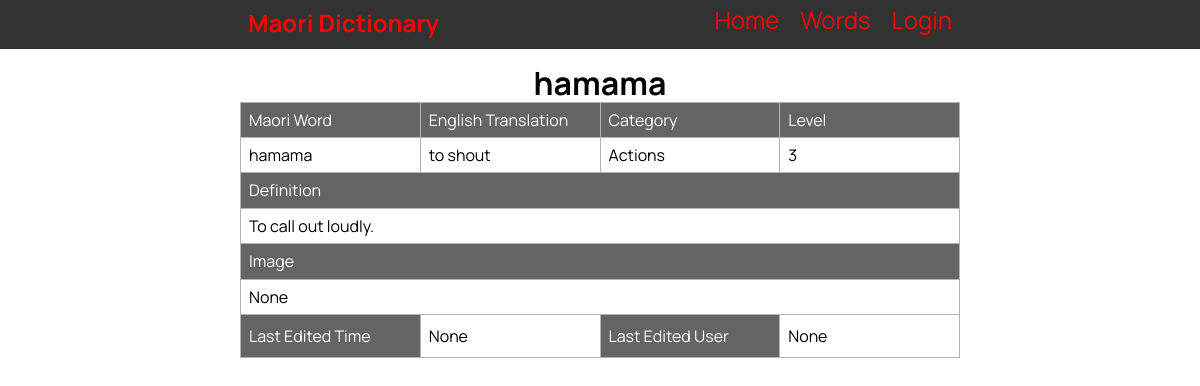
Screenshot of /individual_word/1 with the database file from the repository.
### tables this page shows
CREATE TABLE "vocab_list"
(
    id                  integer
        constraint vocab_list_pk
            primary key autoincrement,
    maori_word          varchar(30),
    english_translation varchar(30),
    category            varchar(30),
    definition          varchar(100),
    level               integer,
    last_edited_time    date,
    last_edited_user    varchar(60)
, image_link varchar(30));

### app.py (the view)
@app.route('/individual_word/<word_id>')
def render_individual_word(word_id):
    con = create_connection(DATABASE)
    query = "SELECT * FROM vocab_list WHERE id = ?"
    cur = con.cursor()
    cur.execute(query, (word_id, ))
    word_info = cur.fetchall()
    con.close()
    return render_template('word_detail.html', logged_in=is_logged_in(), admin=is_admin(), word_information=word_info)

### app.py (called while the page is built)
def create_connection(db_file):
    try:
        connection = sqlite3.connect(db_file)
        return connection
    except Error as e:
        print(e)
    return None

def is_logged_in():
    if session.get('email') is None:
        return False
    else:
        return True

def is_admin():
    if is_logged_in():
        if session.get('role') == "Teacher" or session.get('role') == "Admin":
            return True
        else:
            return False
    else:
        return False

### templates/word_detail.html (shortened to what this page needs)
{% extends "base.html" %}
{% block pageheading %}{{ word_information[0][1] }}{% endblock %}
{% block main %}
<table id="wordinfomation">
    <tr class="header">
        <td style="width:25%">Maori Word</td>
        <td style="width:25%">English Translation</td>
        <td style="width:25%">Category</td>
        <td style="width:25%">Level</td>
    </tr>
    <tr>
        <td>{{ word_information[0][1] }}</td>
        <td>{{ word_information[0][2] }}</td>
        <td>{{ word_information[0][3] }}</td>
        <td>{{ word_information[0][5] }}</td>
    </tr>
    <tr class="header">
        <td colspan="4">Definition</td>
    </tr>
    <tr>
        <td colspan="4">{{ word_information[0][4] }}</td>
    </tr>
    <tr class="header">
        <td colspan="4">Image</td>
    </tr>
    <tr>
        <td colspan="4">{{ word_information[0][6] }}</td>
    </tr>
    <tr>
        <td class="header">Last Edited Time</td>
        <td>{{ word_information[0][7] }}</td>
        <td class="header">Last Edited User</td>
        <td>{{ word_information[0][8] }}</td>
    </tr>
</table>
{% endblock %}

### static/MDW.css (style rules this page uses)
* { font-family: 'Manrope', sans-serif; padding: 0; margin: 0; box-sizing: border-box; }
body { background-color: rgb(255, 255, 255); }
table { font-family: Arial, Helvetica, sans-serif; border-collapse: collapse; width: 100%; }
td, th { border: 1px solid #b4b4b4; padding: 8px; }
#wordlist th, #wordinfomation .header { padding-top: 12px; padding-bottom: 12px; text-align: left; background-color: #646464; color: white; }

### rows the page displays
vocab_list: maori_word "hamama", english_translation "to shout", category "Actions", level "3", definition "To call out loudly."

### other values shown
{{ word_information[0][6] }} "None"
{{ word_information[0][7] }} "None"
{{ word_information[0][8] }} "None"
